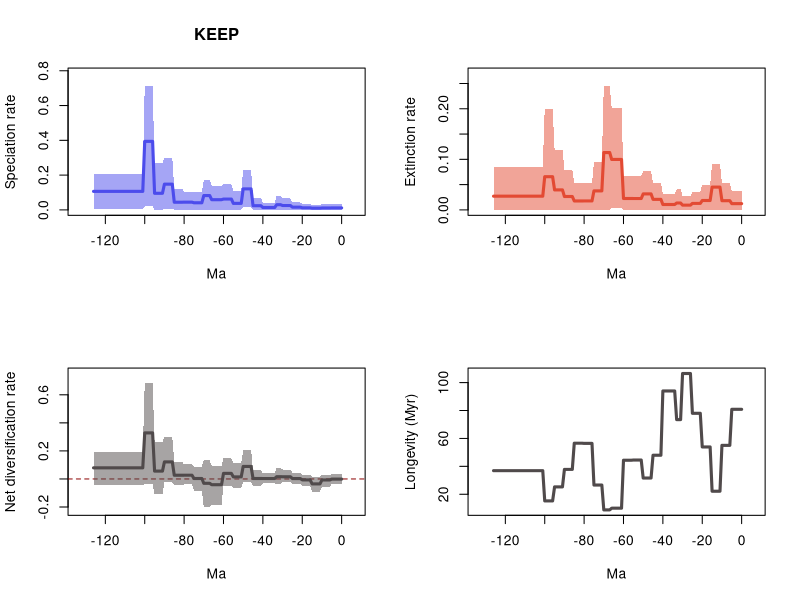

Recreate this plot in R.
# 20 files combined:
# 	../Results/Genus/5_MA_bins_EXT_EP_FT/pyrate_mcmc_logs/Occ_gn_Squali_10_G_KEEP_BDS_marginal_rates.log
# 	../Results/Genus/5_MA_bins_EXT_EP_FT/pyrate_mcmc_logs/Occ_gn_Squali_11_G_KEEP_BDS_marginal_rates.log
# 	../Results/Genus/5_MA_bins_EXT_EP_FT/pyrate_mcmc_logs/Occ_gn_Squali_12_G_KEEP_BDS_marginal_rates.log
# 	../Results/Genus/5_MA_bins_EXT_EP_FT/pyrate_mcmc_logs/Occ_gn_Squali_13_G_KEEP_BDS_marginal_rates.log
# 	../Results/Genus/5_MA_bins_EXT_EP_FT/pyrate_mcmc_logs/Occ_gn_Squali_14_G_KEEP_BDS_marginal_rates.log
# 	../Results/Genus/5_MA_bins_EXT_EP_FT/pyrate_mcmc_logs/Occ_gn_Squali_15_G_KEEP_BDS_marginal_rates.log
# 	../Results/Genus/5_MA_bins_EXT_EP_FT/pyrate_mcmc_logs/Occ_gn_Squali_16_G_KEEP_BDS_marginal_rates.log
# 	../Results/Genus/5_MA_bins_EXT_EP_FT/pyrate_mcmc_logs/Occ_gn_Squali_17_G_KEEP_BDS_marginal_rates.log
# 	../Results/Genus/5_MA_bins_EXT_EP_FT/pyrate_mcmc_logs/Occ_gn_Squali_18_G_KEEP_BDS_marginal_rates.log
# 	../Results/Genus/5_MA_bins_EXT_EP_FT/pyrate_mcmc_logs/Occ_gn_Squali_19_G_KEEP_BDS_marginal_rates.log
# 	../Results/Genus/5_MA_bins_EXT_EP_FT/pyrate_mcmc_logs/Occ_gn_Squali_1_G_KEEP_BDS_marginal_rates.log
# 	../Results/Genus/5_MA_bins_EXT_EP_FT/pyrate_mcmc_logs/Occ_gn_Squali_20_G_KEEP_BDS_marginal_rates.log
# 	../Results/Genus/5_MA_bins_EXT_EP_FT/pyrate_mcmc_logs/Occ_gn_Squali_2_G_KEEP_BDS_marginal_rates.log
# 	../Results/Genus/5_MA_bins_EXT_EP_FT/pyrate_mcmc_logs/Occ_gn_Squali_3_G_KEEP_BDS_marginal_rates.log
# 	../Results/Genus/5_MA_bins_EXT_EP_FT/pyrate_mcmc_logs/Occ_gn_Squali_4_G_KEEP_BDS_marginal_rates.log
# 	../Results/Genus/5_MA_bins_EXT_EP_FT/pyrate_mcmc_logs/Occ_gn_Squali_5_G_KEEP_BDS_marginal_rates.log
# 	../Results/Genus/5_MA_bins_EXT_EP_FT/pyrate_mcmc_logs/Occ_gn_Squali_6_G_KEEP_BDS_marginal_rates.log
# 	../Results/Genus/5_MA_bins_EXT_EP_FT/pyrate_mcmc_logs/Occ_gn_Squali_7_G_KEEP_BDS_marginal_rates.log
# 	../Results/Genus/5_MA_bins_EXT_EP_FT/pyrate_mcmc_logs/Occ_gn_Squali_8_G_KEEP_BDS_marginal_rates.log
# 	../Results/Genus/5_MA_bins_EXT_EP_FT/pyrate_mcmc_logs/Occ_gn_Squali_9_G_KEEP_BDS_marginal_rates.log

# 95% HPDs calculated using code from Biopy (https://www.cs.auckland.ac.nz/~yhel002/biopy/)

pdf(file='../Results/Genus/5_MA_bins_EXT_EP_FT/pyrate_mcmc_logs/Occ_gn_Squali_10_G_KEEP_BDS_marginal_rates_RTT.pdf',width=10.8, height=8.4)
par(mfrow=c(2,2))
library(scales)
L_hpd_m95=c(6.28241529e-07, 6.28241529e-07,6.28241529e-07,6.28241529e-07,6.28241529e-07,6.28241529e-07,1.070540701e-06,1.070540701e-06,1.070540701e-06,1.070540701e-06,1.070540701e-06,1.563559142e-06,1.563559142e-06,1.563559142e-06,1.563559142e-06,1.563559142e-06,1.441824721e-06,1.441824721e-06,1.441824721e-06,1.441824721e-06,1.441824721e-06,8.18963456e-07,8.18963456e-07,8.18963456e-07,8.18963456e-07,8.18963456e-07,2.74228127e-07,2.74228127e-07,2.74228127e-07,2.74228127e-07,2.74228127e-07,7.60255662e-07,7.60255662e-07,7.60255662e-07,1.63463555e-07,1.63463555e-07,1.63463555e-07,1.63463555e-07,1.63463555e-07,1.63463555e-07,1.63463555e-07,1.692405729e-06,1.692405729e-06,1.692405729e-06,1.692405729e-06,1.692405729e-06,0.017379027021774,0.017379027021774,0.017379027021774,0.017379027021774,0.017379027021774,1.5678449638e-05,1.5678449638e-05,1.5678449638e-05,1.5678449638e-05,1.5678449638e-05,2.23248922e-07,2.23248922e-07,2.23248922e-07,2.23248922e-07,2.23248922e-07,1.9740197634e-05,1.9740197634e-05,1.9740197634e-05,1.9740197634e-05,1.9740197634e-05,1.9740197634e-05,2.6952970587e-05,2.6952970587e-05,2.6952970587e-05,2.6952970587e-05,4.396970699e-06,4.396970699e-06,4.396970699e-06,4.396970699e-06,4.396970699e-06,2.713504234e-06,2.713504234e-06,2.713504234e-06,2.713504234e-06,2.713504234e-06,1.665405014e-06,1.665405014e-06,1.665405014e-06,1.665405014e-06,1.665405014e-06,0.005858110019939,0.005858110019939,0.005858110019939,0.005858110019939,0.005858110019939,7.41408803e-06,7.41408803e-06,7.41408803e-06,7.41408803e-06,7.41408803e-06,0.020564900693341,0.020564900693341,0.020564900693341,0.020564900693341,0.020564900693341,0.006550539631216,0.006550539631216,0.006550539631216,0.006550539631216,0.006550539631216,0.006550539631216,0.006550539631216,0.006550539631216,0.006550539631216,0.006550539631216,0.006550539631216,0.006550539631216,0.006550539631216,0.006550539631216,0.006550539631216,0.006550539631216,0.006550539631216,0.006550539631216,0.006550539631216,0.006550539631216,0.006550539631216,0.006550539631216,0.006550539631216,0.006550539631216,0.006550539631216,0.006550539631216)
L_hpd_M95=c(0.034427994854978, 0.034427994854978,0.034427994854978,0.034427994854978,0.034427994854978,0.034427994854978,0.032673685330669,0.032673685330669,0.032673685330669,0.032673685330669,0.032673685330669,0.029237690674609,0.029237690674609,0.029237690674609,0.029237690674609,0.029237690674609,0.034198343209212,0.034198343209212,0.034198343209212,0.034198343209212,0.034198343209212,0.043393139111858,0.043393139111858,0.043393139111858,0.043393139111858,0.043393139111858,0.065990419511309,0.065990419511309,0.065990419511309,0.065990419511309,0.065990419511309,0.081638036617735,0.081638036617735,0.081638036617735,0.039907769720413,0.039907769720413,0.039907769720413,0.039907769720413,0.039907769720413,0.039907769720413,0.039907769720413,0.068958122845628,0.068958122845628,0.068958122845628,0.068958122845628,0.068958122845628,0.229574979555672,0.229574979555672,0.229574979555672,0.229574979555672,0.229574979555672,0.107320462196357,0.107320462196357,0.107320462196357,0.107320462196357,0.107320462196357,0.147226624197905,0.147226624197905,0.147226624197905,0.147226624197905,0.147226624197905,0.13833408632869,0.13833408632869,0.13833408632869,0.13833408632869,0.13833408632869,0.13833408632869,0.173346102261912,0.173346102261912,0.173346102261912,0.173346102261912,0.102762319791231,0.102762319791231,0.102762319791231,0.102762319791231,0.102762319791231,0.105405847764985,0.105405847764985,0.105405847764985,0.105405847764985,0.105405847764985,0.120505517710912,0.120505517710912,0.120505517710912,0.120505517710912,0.120505517710912,0.299206596283303,0.299206596283303,0.299206596283303,0.299206596283303,0.299206596283303,0.267264309335585,0.267264309335585,0.267264309335585,0.267264309335585,0.267264309335585,0.712908864095423,0.712908864095423,0.712908864095423,0.712908864095423,0.712908864095423,0.204778781409446,0.204778781409446,0.204778781409446,0.204778781409446,0.204778781409446,0.204778781409446,0.204778781409446,0.204778781409446,0.204778781409446,0.204778781409446,0.204778781409446,0.204778781409446,0.204778781409446,0.204778781409446,0.204778781409446,0.204778781409446,0.204778781409446,0.204778781409446,0.204778781409446,0.204778781409446,0.204778781409446,0.204778781409446,0.204778781409446,0.204778781409446,0.204778781409446,0.204778781409446)
M_hpd_m95=c(2.301822541e-06, 2.301822541e-06,2.301822541e-06,2.301822541e-06,2.301822541e-06,2.301822541e-06,1.290939558e-06,1.290939558e-06,1.290939558e-06,1.290939558e-06,1.290939558e-06,0.000129722616326,0.000129722616326,0.000129722616326,0.000129722616326,0.000129722616326,1.173010804e-06,1.173010804e-06,1.173010804e-06,1.173010804e-06,1.173010804e-06,4.783332164e-06,4.783332164e-06,4.783332164e-06,4.783332164e-06,4.783332164e-06,5.45072664e-07,5.45072664e-07,5.45072664e-07,5.45072664e-07,5.45072664e-07,4.9074208e-08,4.9074208e-08,4.9074208e-08,3.37083948e-07,3.37083948e-07,3.37083948e-07,3.37083948e-07,3.37083948e-07,3.37083948e-07,3.37083948e-07,1.239804621e-06,1.239804621e-06,1.239804621e-06,1.239804621e-06,1.239804621e-06,1.400443209e-06,1.400443209e-06,1.400443209e-06,1.400443209e-06,1.400443209e-06,2.04325984e-07,2.04325984e-07,2.04325984e-07,2.04325984e-07,2.04325984e-07,1.40884941e-06,1.40884941e-06,1.40884941e-06,1.40884941e-06,1.40884941e-06,0.004396469403136,0.004396469403136,0.004396469403136,0.004396469403136,0.004396469403136,0.004396469403136,5.206625213e-06,5.206625213e-06,5.206625213e-06,5.206625213e-06,6.51917577e-07,6.51917577e-07,6.51917577e-07,6.51917577e-07,6.51917577e-07,2.091500591e-06,2.091500591e-06,2.091500591e-06,2.091500591e-06,2.091500591e-06,5.14978968e-07,5.14978968e-07,5.14978968e-07,5.14978968e-07,5.14978968e-07,1.31280235e-07,1.31280235e-07,1.31280235e-07,1.31280235e-07,1.31280235e-07,1.965352537e-06,1.965352537e-06,1.965352537e-06,1.965352537e-06,1.965352537e-06,1.805626392e-06,1.805626392e-06,1.805626392e-06,1.805626392e-06,1.805626392e-06,6.19288309e-07,6.19288309e-07,6.19288309e-07,6.19288309e-07,6.19288309e-07,6.19288309e-07,6.19288309e-07,6.19288309e-07,6.19288309e-07,6.19288309e-07,6.19288309e-07,6.19288309e-07,6.19288309e-07,6.19288309e-07,6.19288309e-07,6.19288309e-07,6.19288309e-07,6.19288309e-07,6.19288309e-07,6.19288309e-07,6.19288309e-07,6.19288309e-07,6.19288309e-07,6.19288309e-07,6.19288309e-07,6.19288309e-07)
M_hpd_M95=c(0.037148839414714, 0.037148839414714,0.037148839414714,0.037148839414714,0.037148839414714,0.037148839414714,0.052853745961556,0.052853745961556,0.052853745961556,0.052853745961556,0.052853745961556,0.091633386329559,0.091633386329559,0.091633386329559,0.091633386329559,0.091633386329559,0.049672982385862,0.049672982385862,0.049672982385862,0.049672982385862,0.049672982385862,0.035997899544471,0.035997899544471,0.035997899544471,0.035997899544471,0.035997899544471,0.027949997632515,0.027949997632515,0.027949997632515,0.027949997632515,0.027949997632515,0.040531022140185,0.040531022140185,0.040531022140185,0.031112667359738,0.031112667359738,0.031112667359738,0.031112667359738,0.031112667359738,0.031112667359738,0.031112667359738,0.053763378671757,0.053763378671757,0.053763378671757,0.053763378671757,0.053763378671757,0.076087102833278,0.076087102833278,0.076087102833278,0.076087102833278,0.076087102833278,0.06752451199186,0.06752451199186,0.06752451199186,0.06752451199186,0.06752451199186,0.066901127111469,0.066901127111469,0.066901127111469,0.066901127111469,0.066901127111469,0.201394383530578,0.201394383530578,0.201394383530578,0.201394383530578,0.201394383530578,0.201394383530578,0.245219374865532,0.245219374865532,0.245219374865532,0.245219374865532,0.095483169489704,0.095483169489704,0.095483169489704,0.095483169489704,0.095483169489704,0.052746255989496,0.052746255989496,0.052746255989496,0.052746255989496,0.052746255989496,0.052431448633876,0.052431448633876,0.052431448633876,0.052431448633876,0.052431448633876,0.079430734688821,0.079430734688821,0.079430734688821,0.079430734688821,0.079430734688821,0.119094109831696,0.119094109831696,0.119094109831696,0.119094109831696,0.119094109831696,0.200334357247306,0.200334357247306,0.200334357247306,0.200334357247306,0.200334357247306,0.084644065081909,0.084644065081909,0.084644065081909,0.084644065081909,0.084644065081909,0.084644065081909,0.084644065081909,0.084644065081909,0.084644065081909,0.084644065081909,0.084644065081909,0.084644065081909,0.084644065081909,0.084644065081909,0.084644065081909,0.084644065081909,0.084644065081909,0.084644065081909,0.084644065081909,0.084644065081909,0.084644065081909,0.084644065081909,0.084644065081909,0.084644065081909,0.084644065081909,0.084644065081909)
R_hpd_m95=c(-0.036914456087079, -0.036914456087079,-0.036914456087079,-0.036914456087079,-0.036914456087079,-0.036914456087079,-0.05442674188008,-0.05442674188008,-0.05442674188008,-0.05442674188008,-0.05442674188008,-0.090668498814068,-0.090668498814068,-0.090668498814068,-0.090668498814068,-0.090668498814068,-0.048727127341745,-0.048727127341745,-0.048727127341745,-0.048727127341745,-0.048727127341745,-0.034099459178109,-0.034099459178109,-0.034099459178109,-0.034099459178109,-0.034099459178109,-0.021501525765179,-0.021501525765179,-0.021501525765179,-0.021501525765179,-0.021501525765179,-0.03700432799469,-0.03700432799469,-0.03700432799469,-0.030013715096715,-0.030013715096715,-0.030013715096715,-0.030013715096715,-0.030013715096715,-0.030013715096715,-0.030013715096715,-0.051158977002487,-0.051158977002487,-0.051158977002487,-0.051158977002487,-0.051158977002487,-0.021863159084826,-0.021863159084826,-0.021863159084826,-0.021863159084826,-0.021863159084826,-0.062760784695478,-0.062760784695478,-0.062760784695478,-0.062760784695478,-0.062760784695478,-0.049379517318499,-0.049379517318499,-0.049379517318499,-0.049379517318499,-0.049379517318499,-0.183416196417349,-0.183416196417349,-0.183416196417349,-0.183416196417349,-0.183416196417349,-0.183416196417349,-0.200477192566062,-0.200477192566062,-0.200477192566062,-0.200477192566062,-0.083074308237894,-0.083074308237894,-0.083074308237894,-0.083074308237894,-0.083074308237894,-0.038417076072827,-0.038417076072827,-0.038417076072827,-0.038417076072827,-0.038417076072827,-0.045917666702817,-0.045917666702817,-0.045917666702817,-0.045917666702817,-0.045917666702817,-0.023176307983822,-0.023176307983822,-0.023176307983822,-0.023176307983822,-0.023176307983822,-0.108305586468562,-0.108305586468562,-0.108305586468562,-0.108305586468562,-0.108305586468562,-0.035574374470967,-0.035574374470967,-0.035574374470967,-0.035574374470967,-0.035574374470967,-0.042835258830063,-0.042835258830063,-0.042835258830063,-0.042835258830063,-0.042835258830063,-0.042835258830063,-0.042835258830063,-0.042835258830063,-0.042835258830063,-0.042835258830063,-0.042835258830063,-0.042835258830063,-0.042835258830063,-0.042835258830063,-0.042835258830063,-0.042835258830063,-0.042835258830063,-0.042835258830063,-0.042835258830063,-0.042835258830063,-0.042835258830063,-0.042835258830063,-0.042835258830063,-0.042835258830063,-0.042835258830063,-0.042835258830063)
R_hpd_M95=c(0.034328619481645, 0.034328619481645,0.034328619481645,0.034328619481645,0.034328619481645,0.034328619481645,0.030090842308562,0.030090842308562,0.030090842308562,0.030090842308562,0.030090842308562,0.013355600752697,0.013355600752697,0.013355600752697,0.013355600752697,0.013355600752697,0.029844250831633,0.029844250831633,0.029844250831633,0.029844250831633,0.029844250831633,0.041929430445367,0.041929430445367,0.041929430445367,0.041929430445367,0.041929430445367,0.067351409476792,0.067351409476792,0.067351409476792,0.067351409476792,0.067351409476792,0.080625098545324,0.080625098545324,0.080625098545324,0.040058861267455,0.040058861267455,0.040058861267455,0.040058861267455,0.040058861267455,0.040058861267455,0.040058861267455,0.063796232683812,0.063796232683812,0.063796232683812,0.063796232683812,0.063796232683812,0.206782988938859,0.206782988938859,0.206782988938859,0.206782988938859,0.206782988938859,0.110673403071658,0.110673403071658,0.110673403071658,0.110673403071658,0.110673403071658,0.146964648299162,0.146964648299162,0.146964648299162,0.146964648299162,0.146964648299162,0.092682710251124,0.092682710251124,0.092682710251124,0.092682710251124,0.092682710251124,0.092682710251124,0.133567706670123,0.133567706670123,0.133567706670123,0.133567706670123,0.088572712713889,0.088572712713889,0.088572712713889,0.088572712713889,0.088572712713889,0.104858331736477,0.104858331736477,0.104858331736477,0.104858331736477,0.104858331736477,0.120443546182547,0.120443546182547,0.120443546182547,0.120443546182547,0.120443546182547,0.297721840742241,0.297721840742241,0.297721840742241,0.297721840742241,0.297721840742241,0.266168588402973,0.266168588402973,0.266168588402973,0.266168588402973,0.266168588402973,0.683386869349601,0.683386869349601,0.683386869349601,0.683386869349601,0.683386869349601,0.195431400626801,0.195431400626801,0.195431400626801,0.195431400626801,0.195431400626801,0.195431400626801,0.195431400626801,0.195431400626801,0.195431400626801,0.195431400626801,0.195431400626801,0.195431400626801,0.195431400626801,0.195431400626801,0.195431400626801,0.195431400626801,0.195431400626801,0.195431400626801,0.195431400626801,0.195431400626801,0.195431400626801,0.195431400626801,0.195431400626801,0.195431400626801,0.195431400626801,0.195431400626801)
L_mean=c(0.011485672124949, 0.011485672124949,0.011485672124949,0.011485672124949,0.011485672124949,0.011485672124949,0.010880223417791,0.010880223417791,0.010880223417791,0.010880223417791,0.010880223417791,0.009816552505323,0.009816552505323,0.009816552505323,0.009816552505323,0.009816552505323,0.012014318233472,0.012014318233472,0.012014318233472,0.012014318233472,0.012014318233472,0.015618993052747,0.015618993052747,0.015618993052747,0.015618993052747,0.015618993052747,0.025014608097237,0.025014608097237,0.025014608097237,0.025014608097237,0.025014608097237,0.029774946890256,0.029774946890256,0.029774946890256,0.013634692934744,0.013634692934744,0.013634692934744,0.013634692934744,0.013634692934744,0.013634692934744,0.013634692934744,0.023982523920786,0.023982523920786,0.023982523920786,0.023982523920786,0.023982523920786,0.120887008761074,0.120887008761074,0.120887008761074,0.120887008761074,0.120887008761074,0.037327069532409,0.037327069532409,0.037327069532409,0.037327069532409,0.037327069532409,0.062210084653555,0.062210084653555,0.062210084653555,0.062210084653555,0.062210084653555,0.058732150123984,0.058732150123984,0.058732150123984,0.058732150123984,0.058732150123984,0.058732150123984,0.082445408144062,0.082445408144062,0.082445408144062,0.082445408144062,0.040808245472369,0.040808245472369,0.040808245472369,0.040808245472369,0.040808245472369,0.044492031343507,0.044492031343507,0.044492031343507,0.044492031343507,0.044492031343507,0.044104410747824,0.044104410747824,0.044104410747824,0.044104410747824,0.044104410747824,0.14803483539463,0.14803483539463,0.14803483539463,0.14803483539463,0.14803483539463,0.095470079396454,0.095470079396454,0.095470079396454,0.095470079396454,0.095470079396454,0.393967322283452,0.393967322283452,0.393967322283452,0.393967322283452,0.393967322283452,0.106354565336833,0.106354565336833,0.106354565336833,0.106354565336833,0.106354565336833,0.106354565336833,0.106354565336833,0.106354565336833,0.106354565336833,0.106354565336833,0.106354565336833,0.106354565336833,0.106354565336833,0.106354565336833,0.106354565336833,0.106354565336833,0.106354565336833,0.106354565336833,0.106354565336833,0.106354565336833,0.106354565336833,0.106354565336833,0.106354565336833,0.106354565336833,0.106354565336833,0.106354565336833)
M_mean=c(0.012369209692349, 0.012369209692349,0.012369209692349,0.012369209692349,0.012369209692349,0.012369209692349,0.018165923476962,0.018165923476962,0.018165923476962,0.018165923476962,0.018165923476962,0.045073640133425,0.045073640133425,0.045073640133425,0.045073640133425,0.045073640133425,0.018552424293317,0.018552424293317,0.018552424293317,0.018552424293317,0.018552424293317,0.012820680833593,0.012820680833593,0.012820680833593,0.012820680833593,0.012820680833593,0.009390191470485,0.009390191470485,0.009390191470485,0.009390191470485,0.009390191470485,0.013610248138445,0.013610248138445,0.013610248138445,0.010639797549357,0.010639797549357,0.010639797549357,0.010639797549357,0.010639797549357,0.010639797549357,0.010639797549357,0.020856717327505,0.020856717327505,0.020856717327505,0.020856717327505,0.020856717327505,0.031610990217217,0.031610990217217,0.031610990217217,0.031610990217217,0.031610990217217,0.02245925814656,0.02245925814656,0.02245925814656,0.02245925814656,0.02245925814656,0.02253017199861,0.02253017199861,0.02253017199861,0.02253017199861,0.02253017199861,0.099746084176058,0.099746084176058,0.099746084176058,0.099746084176058,0.099746084176058,0.099746084176058,0.113428909819485,0.113428909819485,0.113428909819485,0.113428909819485,0.037586717234219,0.037586717234219,0.037586717234219,0.037586717234219,0.037586717234219,0.017716343278275,0.017716343278275,0.017716343278275,0.017716343278275,0.017716343278275,0.017674246580985,0.017674246580985,0.017674246580985,0.017674246580985,0.017674246580985,0.026445449759036,0.026445449759036,0.026445449759036,0.026445449759036,0.026445449759036,0.039530922056907,0.039530922056907,0.039530922056907,0.039530922056907,0.039530922056907,0.065618536420122,0.065618536420122,0.065618536420122,0.065618536420122,0.065618536420122,0.027093696693543,0.027093696693543,0.027093696693543,0.027093696693543,0.027093696693543,0.027093696693543,0.027093696693543,0.027093696693543,0.027093696693543,0.027093696693543,0.027093696693543,0.027093696693543,0.027093696693543,0.027093696693543,0.027093696693543,0.027093696693543,0.027093696693543,0.027093696693543,0.027093696693543,0.027093696693543,0.027093696693543,0.027093696693543,0.027093696693543,0.027093696693543,0.027093696693543,0.027093696693543)
R_mean=c(-0.0008835375674, -0.0008835375674,-0.0008835375674,-0.0008835375674,-0.0008835375674,-0.0008835375674,-0.007285700059171,-0.007285700059171,-0.007285700059171,-0.007285700059171,-0.007285700059171,-0.035257087628102,-0.035257087628102,-0.035257087628102,-0.035257087628102,-0.035257087628102,-0.006538106059845,-0.006538106059845,-0.006538106059845,-0.006538106059845,-0.006538106059845,0.002798312219154,0.002798312219154,0.002798312219154,0.002798312219154,0.002798312219154,0.015624416626752,0.015624416626752,0.015624416626752,0.015624416626752,0.015624416626752,0.016164698751811,0.016164698751811,0.016164698751811,0.002994895385387,0.002994895385387,0.002994895385387,0.002994895385387,0.002994895385387,0.002994895385387,0.002994895385387,0.003125806593281,0.003125806593281,0.003125806593281,0.003125806593281,0.003125806593281,0.089276018543857,0.089276018543857,0.089276018543857,0.089276018543857,0.089276018543857,0.01486781138585,0.01486781138585,0.01486781138585,0.01486781138585,0.01486781138585,0.039679912654945,0.039679912654945,0.039679912654945,0.039679912654945,0.039679912654945,-0.041013934052074,-0.041013934052074,-0.041013934052074,-0.041013934052074,-0.041013934052074,-0.041013934052074,-0.030983501675422,-0.030983501675422,-0.030983501675422,-0.030983501675422,0.003221528238149,0.003221528238149,0.003221528238149,0.003221528238149,0.003221528238149,0.026775688065232,0.026775688065232,0.026775688065232,0.026775688065232,0.026775688065232,0.026430164166839,0.026430164166839,0.026430164166839,0.026430164166839,0.026430164166839,0.121589385635594,0.121589385635594,0.121589385635594,0.121589385635594,0.121589385635594,0.055939157339547,0.055939157339547,0.055939157339547,0.055939157339547,0.055939157339547,0.32834878586333,0.32834878586333,0.32834878586333,0.32834878586333,0.32834878586333,0.07926086864329,0.07926086864329,0.07926086864329,0.07926086864329,0.07926086864329,0.07926086864329,0.07926086864329,0.07926086864329,0.07926086864329,0.07926086864329,0.07926086864329,0.07926086864329,0.07926086864329,0.07926086864329,0.07926086864329,0.07926086864329,0.07926086864329,0.07926086864329,0.07926086864329,0.07926086864329,0.07926086864329,0.07926086864329,0.07926086864329,0.07926086864329,0.07926086864329,0.07926086864329)
trans=0.5
age=(0:(127-1))* -1
plot(age,age,type = 'n', ylim = c(0, 0.7841997505049654), xlim = c(-133.35,6.3500000000000005), ylab = 'Speciation rate', xlab = 'Ma',main='KEEP' )
polygon(c(age, rev(age)), c(L_hpd_M95, rev(L_hpd_m95)), col = alpha("#4c4cec",trans), border = NA)
lines(rev(age), rev(L_mean), col = "#4c4cec", lwd=3)
plot(age,age,type = 'n', ylim = c(0, 0.2697413123520852), xlim = c(-133.35,6.3500000000000005), ylab = 'Extinction rate', xlab = 'Ma' )
polygon(c(age, rev(age)), c(M_hpd_M95, rev(M_hpd_m95)), col = alpha("#e34a33",trans), border = NA)
lines(rev(age), rev(M_mean), col = "#e34a33", lwd=3)
plot(age,age,type = 'n', ylim = c(-0.22052491182266823, 0.7517255562845612), xlim = c(-133.35,6.3500000000000005), ylab = 'Net diversification rate', xlab = 'Ma' )
abline(h=0,lty=2,col="darkred")
polygon(c(age, rev(age)), c(R_hpd_M95, rev(R_hpd_m95)), col = alpha("#504A4B",trans), border = NA)
lines(rev(age), rev(R_mean), col = "#504A4B", lwd=3)
plot(age,rev(1/M_mean),type = 'n', xlim = c(-133.35,6.3500000000000005), ylab = 'Longevity (Myr)', xlab = 'Ma' )
lines(rev(age), rev(1/M_mean), col = "#504A4B", lwd=3)
n <- dev.off()
